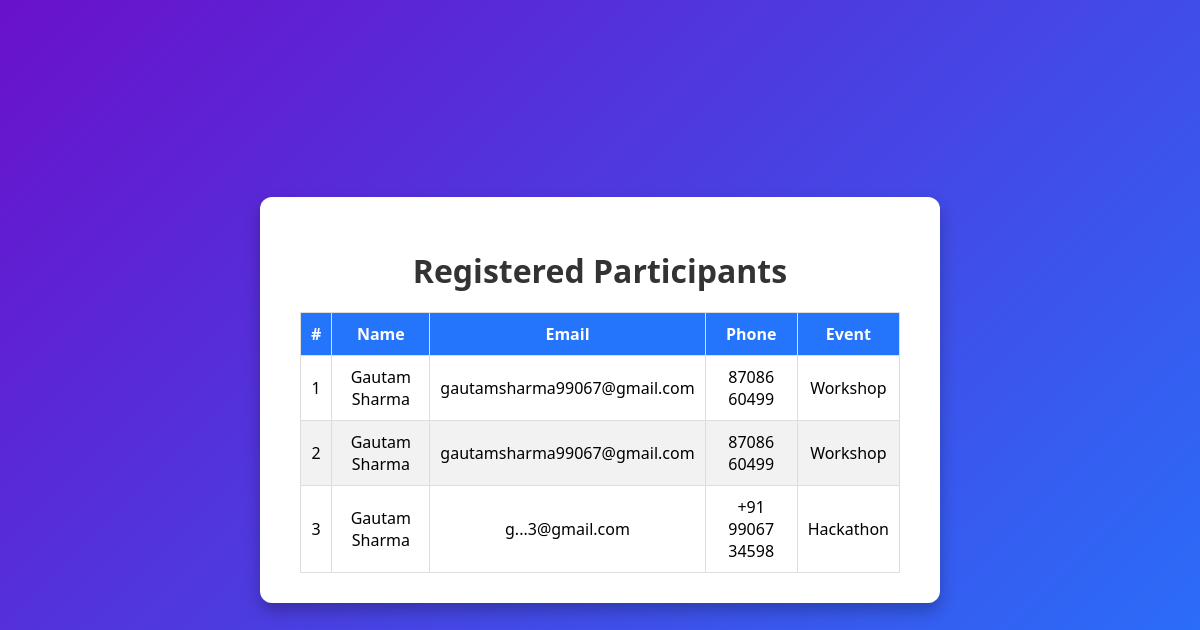
/admin, run on an earlier commit of the app's database.
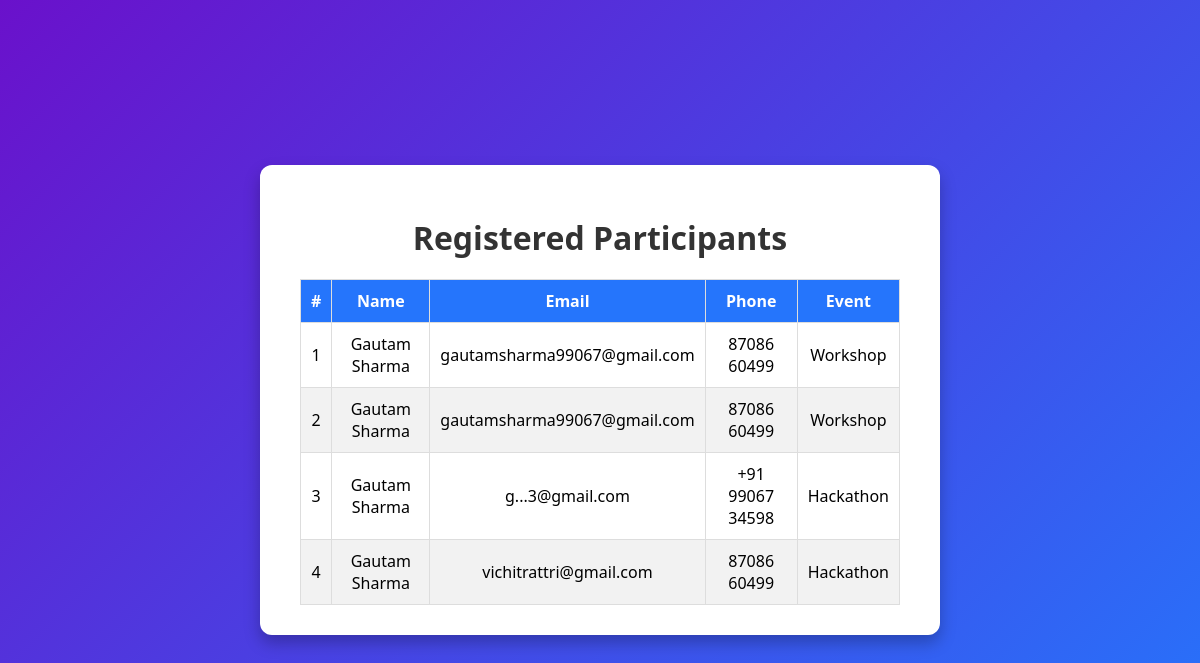
And on a later commit of the database.
### tables this page shows
CREATE TABLE registrations (
            id INTEGER PRIMARY KEY AUTOINCREMENT,
            name TEXT NOT NULL,
            email TEXT NOT NULL,
            phone TEXT NOT NULL,
            event_name TEXT NOT NULL
        );

### app.py (the view)
@app.route('/admin')
def admin():
    conn = sqlite3.connect('database.db')
    cursor = conn.cursor()
    cursor.execute("SELECT * FROM registrations")
    rows = cursor.fetchall()
    conn.close()
    return render_template('admin.html', registrations=rows)

### templates/admin.html (shortened to what this page needs)
<!DOCTYPE html>
<html lang="en">
<head>
    <link rel="stylesheet" href="/static/style.css">
</head>
<body>
<div class="container">
    <h1>Registered Participants</h1>
    <table>
        <thead>
            <tr>
                <th>#</th>
                <th>Name</th>
                <th>Email</th>
                <th>Phone</th>
                <th>Event</th>
            </tr>
        </thead>
        <tbody>
            {% for r in registrations %}
            <tr>
                <td>{{ r[0] }}</td>
                <td>{{ r[1] }}</td>
                <td>{{ r[2] }}</td>
                <td>{{ r[3] }}</td>
                <td>{{ r[4] }}</td>
            </tr>
            {% endfor %}
        </tbody>
    </table>
</div>
</body>
</html>

### static/style.css (style rules this page uses)
body { font-family: 'Segoe UI', Tahoma, Geneva, Verdana, sans-serif; background: linear-gradient(135deg, #6a11cb, #2575fc); min-height: 100vh; margin: 0; display: flex; justify-content: center; align-items: center; }
.container { background: #ffffff; padding: 30px 40px; border-radius: 12px; box-shadow: 0 8px 16px rgba(0,0,0,0.25); text-align: center; width: 600px; }
h1 { margin-bottom: 20px; color: #333333; }
table { width: 100%; border-collapse: collapse; margin-top: 20px; }
thead { background-color: #2575fc; color: white; }
th, td { padding: 10px; border: 1px solid #dddddd; }
tbody tr:nth-child(even) { background-color: #f2f2f2; }

What changed in the data, as far as the page shows it:
added registrations: id "4", name "Gautam Sharma", email "vichitrattri@gmail.com", phone "87086 60499", event_name "Hackathon"
